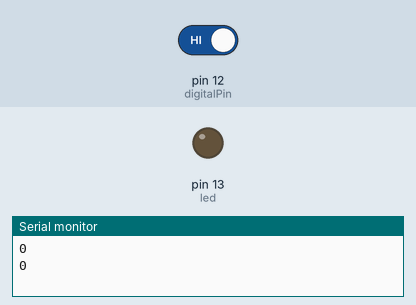
Bench run of a sketch on a simulated Arduino Uno, built with avr-gcc and run on an emulated ATmega328P. Parts: output pins drawn as LEDs (lit = HIGH), the last lines printed to the serial monitor. Dashed ring = blinking. The inputs (shaded band) are chosen by the test bench; at power-on: pin 12 (digitalPin) HIGH.

Above: at 1.2 s.
1.3 s: pin 12 (digitalPin) driven LOW
At 2.8 s:
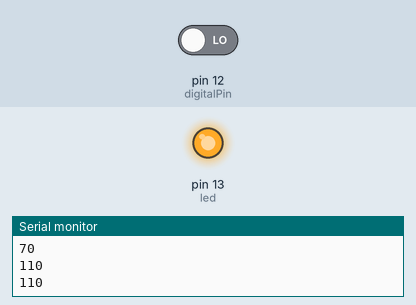
3.1 s: pin 12 (digitalPin) driven HIGH
At 4.2 s:
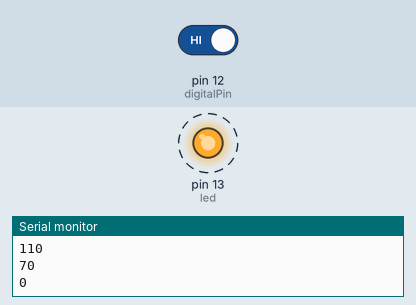
Timing chart, 0 to 12.1 s (numbered marks = the images above; inputs shaded):
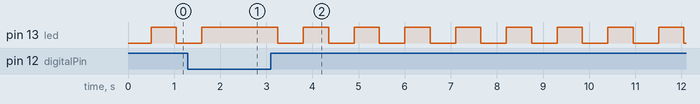

Measured:
- after the input at 1.3 s, pin 13 (led): goes on until 1.6 s, then stays HIGH
- after the input at 3.1 s, pin 13 (led): alternates HIGH for 0.55 s and LOW for 0.55 s, starting after 0.15 s

The sketch:

sketch_may11a.ino
```cpp
int led = 13 ; // LED on arduino
int digitalPin = 12; // linear Hall magnetic sensor digital interface
int analogPin = A0; // linear Hall magnetic sensor analog interface
int digitalVal ; // digital readings
int analogVal; // analog readings
int ledPos;
int alarm;
int timerPos;
void setup ()
{
  pinMode (led, OUTPUT);
  pinMode (digitalPin, INPUT);
  //pinMode(analogPin, INPUT);
  Serial.begin(9600);
}

void timer() {
  if (timerPos++ == 10) {
    Serial.println(alarm);
    if (ledPos == LOW) {
      ledPos = HIGH;
    } else {
      ledPos = LOW;
    }

    if (alarm > 80) {
      digitalWrite(led, HIGH);
    } else {
      digitalWrite(led, ledPos);
    }

    alarm = 0;
    timerPos = 0;
  }
}

void loop ()
{
  // Read the digital interface
  digitalVal = digitalRead(digitalPin) ;
  if (digitalVal == LOW) // When magnetic field is present, Arduino LED is on
  {
    alarm += 10;
  }
  timer();

  // Read the analog interface
  //analogVal = analogRead(analogPin);
  //Serial.println(analogVal); // print analog value
  //Serial.println(digitalVal); // print analog value

  delay(50);
}
```
